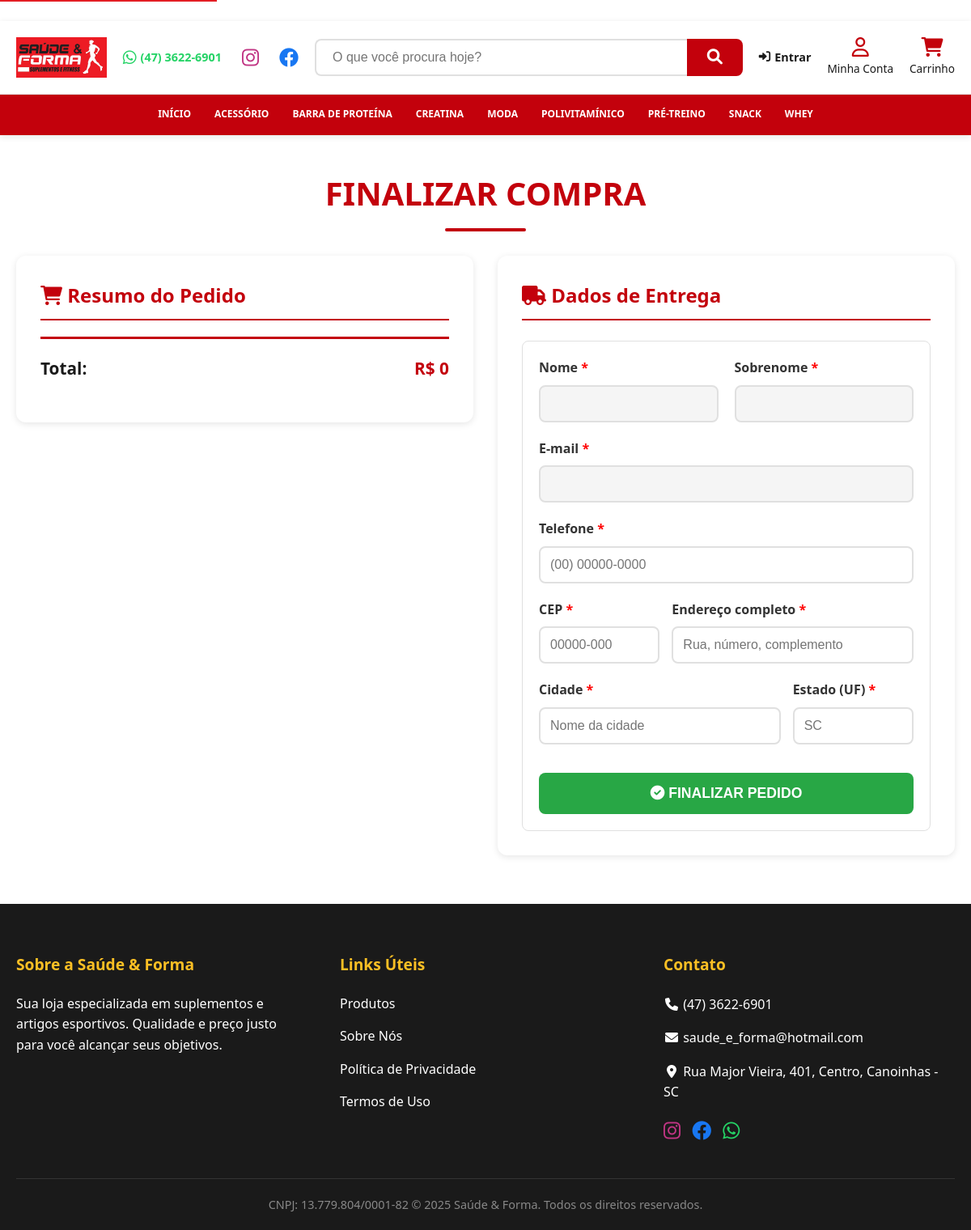
The app's page /orders/create/ with its own data.
### shop/models.py (models this page shows, shortened)
class Category(models.Model):
    name = models.CharField(max_length=200)
    slug = models.SlugField(max_length=200,
                            unique=True)
    class Meta:
        ordering = ['name']
        indexes = [
            models.Index(fields=['name']),
        ]
        verbose_name = 'category'
        verbose_name_plural = 'categories'
    def get_absolute_url(self):
        return reverse('shop:product_list_by_category',
                       args=[self.slug])

### orders/views.py (the view, shortened to what this page needs)
# urls.py: path('create/', views.order_create, name='order_create'),
def order_create(request):
    cart = Cart(request)
    initial_data = {}
    if request.method == 'POST':
        form = OrderCreateForm(request.POST)
        if form.is_valid():
            insufficient = []
            for item in cart:
                product = item['product']
                qty = item['quantity']
                prod_stock = getattr(product, 'stock', None)
                if prod_stock is not None and qty > prod_stock:
                    insufficient.append((product, prod_stock, qty))
            if insufficient:
                for prod, stock, requested in insufficient:
                    messages.error(request, f"Estoque insuficiente para '{prod.name}': {stock} disponível(is), você solicitou {requested}.")
                return redirect('cart:cart_detail')
            with transaction.atomic():
                order = form.save(commit=False)
                if request.user.is_authenticated:
                    order.user = request.user
                order.save()
                for item in cart:
                    product = item['product']
                    qty = item['quantity']
                    OrderItem.objects.create(order=order,
                                             product=product,
                                             price=item['price'],
                                             quantity=qty)
                    if hasattr(product, 'stock'):
                        product.refresh_from_db()
                        if product.stock is not None:
                            product.stock = max(0, product.stock - qty)
                            product.save()
            cart.clear()
            return render(request,
                          'orders/order/created.html',
                          {'order': order})
    else:
        initial_data = {}
        form = OrderCreateForm(initial=initial_data)
    return render(request,
                  'orders/order/create.html',
                  {'cart': cart, 'form': form})

### orders/templates/orders/order/create.html (shortened to what this page needs)
{% extends "base.html" %}
{% load static %}
{% block content %}
<div class="container" style="margin-top: 40px; margin-bottom: 60px;">
    <h1 class="titulo-secao">Finalizar Compra</h1>
    <div style="display: grid; grid-template-columns: 1fr 1fr; gap: 30px; max-width: 1200px; margin: 0 auto;">
        <div style="background: white; padding: 30px; border-radius: 12px; box-shadow: 0 2px 8px rgba(0,0,0,0.1); height: fit-content;">
            <h2 style="color: var(--cor-primaria); font-size: 1.5rem; margin-bottom: 20px; border-bottom: 2px solid var(--cor-primaria); padding-bottom: 10px;">
                <i class="fas fa-shopping-cart"></i> Resumo do Pedido
            </h2>
            <div style="display: flex; justify-content: space-between; align-items: center; padding: 20px 0; border-top: 3px solid var(--cor-primaria); font-size: 1.3rem; font-weight: 700;">
                <span>Total:</span>
                <span style="color: var(--cor-primaria);">R$ {{ cart.get_total_price }}</span>
            </div>
        </div>
        <div style="background: white; padding: 30px; border-radius: 12px; box-shadow: 0 2px 8px rgba(0,0,0,0.1);">
            <h2 style="color: var(--cor-primaria); font-size: 1.5rem; margin-bottom: 20px; border-bottom: 2px solid var(--cor-primaria); padding-bottom: 10px;">
                <i class="fas fa-truck"></i> Dados de Entrega
            </h2>
            <form method="post" class="order-form" style="margin-top: 25px;">
                <div style="display: grid; grid-template-columns: 1fr 1fr; gap: 20px; margin-bottom: 20px;">
                    <div>
                        <label style="display: block; font-weight: 600; margin-bottom: 8px; color: #333;">
                            {{ form.first_name.label }} <span style="color: red;">*</span>
                        </label>
                        {{ form.first_name }}
                    </div>
                    <div>
                        <label style="display: block; font-weight: 600; margin-bottom: 8px; color: #333;">
                            {{ form.last_name.label }} <span style="color: red;">*</span>
                        </label>
                        {{ form.last_name }}
                    </div>
                </div>
                <div style="margin-bottom: 20px;">
                    <label style="display: block; font-weight: 600; margin-bottom: 8px; color: #333;">
                        {{ form.email.label }} <span style="color: red;">*</span>
                    </label>
                    {{ form.email }}
                </div>
                <div style="margin-bottom: 20px;">
                    <label style="display: block; font-weight: 600; margin-bottom: 8px; color: #333;">
                        {{ form.phone.label }} <span style="color: red;">*</span>
                    </label>
                    {{ form.phone }}
                </div>
                <div style="display: grid; grid-template-columns: 1fr 2fr; gap: 15px; margin-bottom: 20px;">
                    <div>
                        <label style="display: block; font-weight: 600; margin-bottom: 8px; color: #333;">
                            {{ form.postal_code.label }} <span style="color: red;">*</span>
                        </label>
                        {{ form.postal_code }}
                    </div>
                    <div>
                        <label style="display: block; font-weight: 600; margin-bottom: 8px; color: #333;">
                            {{ form.address.label }} <span style="color: red;">*</span>
                        </label>
                        {{ form.address }}
                    </div>
                </div>
                <div style="display: grid; grid-template-columns: 2fr 1fr; gap: 15px; margin-bottom: 25px;">
                    <div>
                        <label style="display: block; font-weight: 600; margin-bottom: 8px; color: #333;">
                            {{ form.city.label }} <span style="color: red;">*</span>
                        </label>
                        {{ form.city }}
                    </div>
                    <div>
                        <label style="display: block; font-weight: 600; margin-bottom: 8px; color: #333;">
                            {{ form.state.label }} <span style="color: red;">*</span>
                        </label>
                        {{ form.state }}
                    </div>
                </div>
                <button type="submit" class="c-btn-comprar" style="width: 100%; padding: 15px; font-size: 1.1rem; margin-top: 10px;">
                    <i class="fas fa-check-circle"></i> Finalizar Pedido
                </button>
            </form>
        </div>
    </div>
</div>
{% endblock %}

### templates/includes/header.html (shortened to what this page needs)
﻿{% load static %}
<header class="c-header" role="banner">
    <div class="c-header__main">
        <div class="container">
            <a href="/" class="c-header__logo-link" aria-label="Saúde & Forma - Página Inicial">
                <img src="{% static 'img/logo.png' %}" alt="Saúde & Forma" class="c-header__logo-img">
            </a>
            <div class="c-header__desktop-elements">
                <nav class="c-header__contato-main" aria-label="Links de contato e redes sociais">
                    <a href="https://api.whatsapp.com/send/?phone=554736226901" target="_blank"
                        rel="noopener noreferrer" class="c-header__icon-link whatsapp-link"
                        aria-label="WhatsApp (47) 3622-6901">
                        <i class="fab fa-whatsapp" aria-hidden="true"></i> <span>(47) 3622-6901</span>
                    </a>
                    <a href="https://www.instagram.com/saudeeforma" target="_blank" rel="noopener noreferrer"
                        class="c-header__icon-link social-icon instagram" aria-label="Instagram">
                        <i class="fab fa-instagram" aria-hidden="true"></i>
                    </a>
                    <a href="https://www.facebook.com/saudeeformaa" target="_blank" rel="noopener noreferrer"
                        class="c-header__icon-link social-icon facebook" aria-label="Facebook">
                        <i class="fab fa-facebook" aria-hidden="true"></i>
                    </a>
                </nav>
                <div class="c-busca">
                    <form action="{% url 'shop:product_list' %}" method="get" class="c-busca__form" role="search"
                        aria-label="Buscar produtos">
                        <input type="text" id="search-input" name="q" class="c-busca__input"
                            placeholder="O que você procura hoje?" value="{{ request.GET.q|default:'' }}"
                            aria-label="Campo de busca">
                        <button type="submit" class="c-busca__btn" aria-label="Buscar"><i class="fas fa-search"
                                aria-hidden="true"></i></button>
                    </form>
                </div>
                <div class="c-header__user-main">
                    {% if request.user.is_authenticated %}
                    <div class="c-header__user-info">
                        <span>Olá, <strong>{{ request.user.first_name|default:request.user.username }}</strong></span>
                        <form method="post" action="{% url 'account:logout' %}" style="display:inline;">
                            {% csrf_token %}
                            <button type="submit" class="c-header__logout-btn" aria-label="Sair da conta"><i
                                    class="fas fa-sign-out-alt" aria-hidden="true"></i></button>
                        </form>
                    </div>
                    {% else %}
                    <a href="{% url 'account:login' %}" class="c-header__login-link" aria-label="Entrar na conta"><i
                            class="fas fa-sign-in-alt" aria-hidden="true"></i> Entrar</a>
                    {% endif %}
                </div>
                <nav class="c-header__acoes" aria-label="Ações do usuário">
                    <a href="{% url 'account:dashboard' %}" class="c-header__acao-btn" aria-label="Minha Conta">
                        <i class="far fa-user" aria-hidden="true"></i>
                        <span>Minha Conta</span>
                    </a>
                    <a href="{% url 'cart:cart_detail' %}" class="c-header__acao-btn" id="cart-btn-desktop"
                        aria-label="Carrinho de compras">
                        <i class="fas fa-shopping-cart" aria-hidden="true"></i>
                        <span>Carrinho</span>
                    </a>
                </nav>
            </div>
        </div>
    </div>
    <nav class="c-nav" role="navigation" aria-label="Navegação principal">
        <div class="container c-nav__container">
            <div class="c-nav__menu" id="nav-menu">
                <a href="{% url 'shop:homepage' %}"
                    class="c-nav__link {% if request.resolver_match.view_name == 'shop:homepage' %}active{% endif %}"
                    aria-current="{% if request.resolver_match.view_name == 'shop:homepage' %}page{% endif %}">Início</a>
                {% for c in categories %}
                <a href="{{ c.get_absolute_url }}"
                    class="c-nav__link {% if category and category.slug == c.slug %}active{% endif %}"
                    aria-current="{% if category and category.slug == c.slug %}page{% endif %}">{{ c.name }}</a>
                {% endfor %}
            </div>
        </div>
    </nav>
</header>

### records on screen
Category: name "ACESSÓRIO"
Category: name "BARRA DE PROTEÍNA"
Category: name "CREATINA"
Category: name "MODA"
Category: name "POLIVITAMÍNICO"
Category: name "PRÉ-TREINO"
Category: name "SNACK"
Category: name "WHEY"

### other values on screen
{{ cart.get_total_price }} "0"
